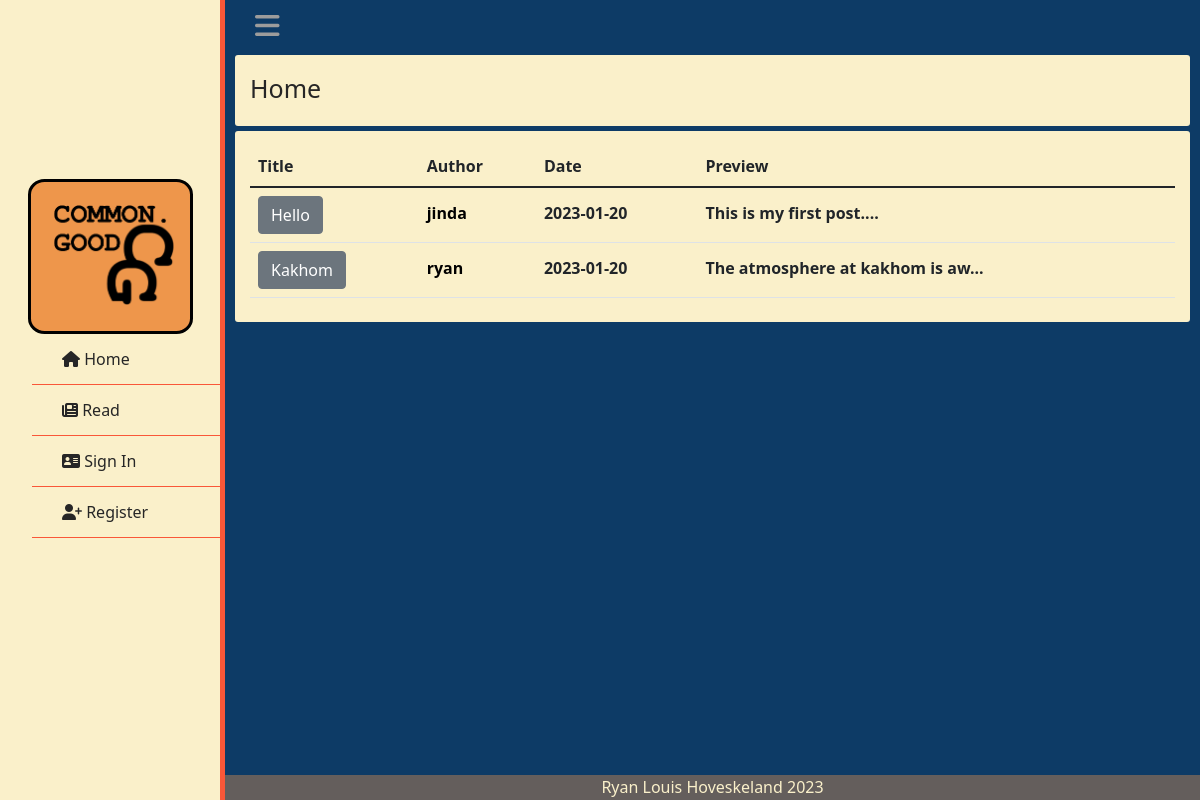
Before: / with the older database file.
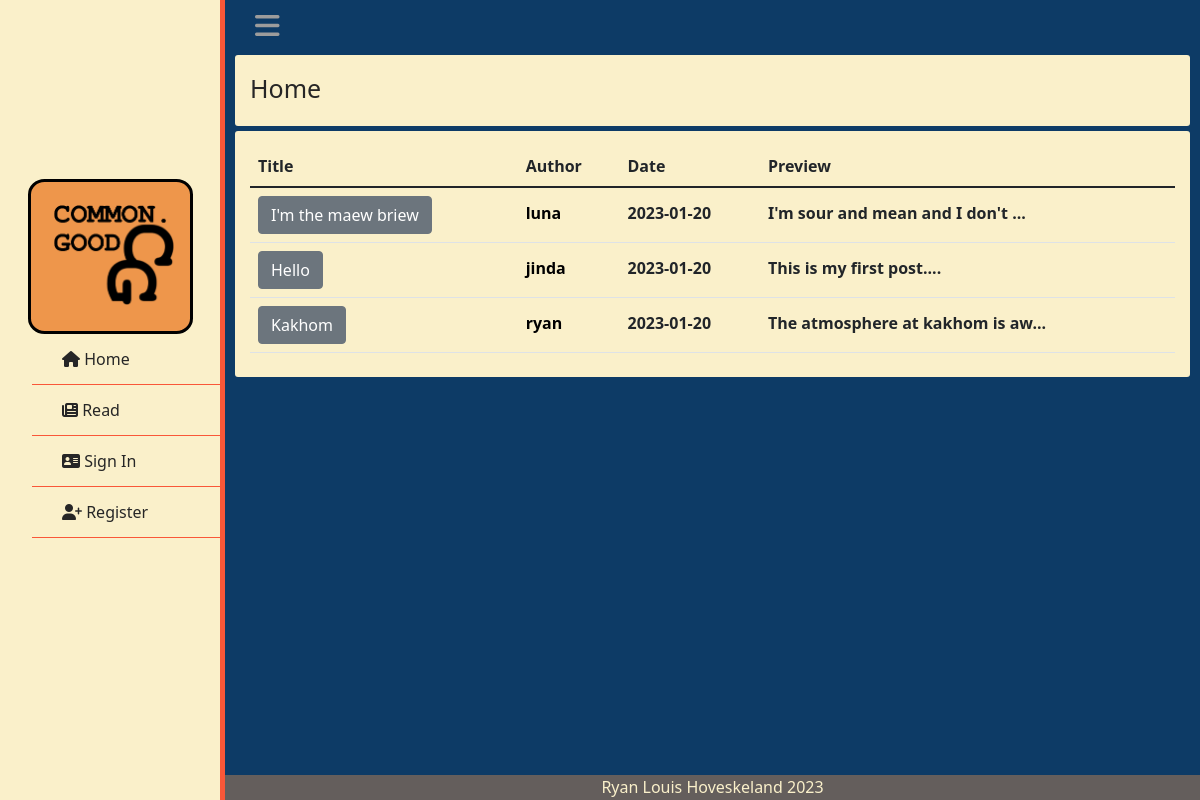
After: the same page with the newer database file.
### tables this page shows
CREATE TABLE posts (user_id INTEGER REFERENCES user(id), post_id INTEGER PRIMARY KEY AUTOINCREMENT, title TEXT NOT NULL, body TEXT NOT NULL, time TIMESTAMP NOT NULL);

CREATE TABLE users (id INTEGER PRIMARY KEY AUTOINCREMENT, username TEXT NOT NULL, hash TEXT NOT NULL, ismod TEXT NOT NULL);

### app.py (the view)
@app.route("/", methods=["GET","POST"])
def index():
    if session.get("username") != None:
        data = select("data.db","SELECT username, title, time, body, post_id, id FROM users JOIN (SELECT DISTINCT title, user_id, body, time, post_id FROM posts JOIN connections ON user_id = friend_id AND friender_id = ? OR user_id = ?) ON id = user_id ORDER BY time DESC;", (session.get("user_id"), session.get("user_id")))
    else:
        data = select("data.db", "SELECT username, title, time, body, post_id, id FROM users JOIN posts ON user_id = id ORDER BY time DESC;")
    for row in data:
        row["time"] = row["time"].split(' ')
    return render_template("index.html", posts=data)

### helpers.py (called while the page is built)
def select(database, query:str, query_variable=None):
    connection = sqlite3.connect(database)
    cur = connection.cursor()
    if not isinstance(query_variable, tuple) and query_variable != None:
        query_variable = tuple([query_variable])
    if query_variable == None:
        cur.execute(query)
    elif len(query_variable) > 1:
        cur.execute(query, query_variable)
    else:
        cur.execute(query, query_variable)
    names = list(map(lambda x: x[0], cur.description))
    db = cur.fetchall()
    dictlist = []
    for row in range(len(db)):
        currow = db[row]
        currowdict = {}
        for col in range(len(currow)):
            currowdict[names[col]] = currow[col]
        dictlist.append(currowdict)
    return dictlist

### templates/index.html (shortened to what this page needs)
{% extends "layout.html" %}
{% block main %}
    <div class="box">
        <p class="formtitle">Home</p>
    </div>
    <div class="box">
        <table class="table">
            <thead>
                <tr>
                    <th scope="col">Title</th>
                    <th scope="col">Author</th>
                    <th scope="col">Date</th>
                    <th scope="col">Preview</th>
                </tr>
            </thead>
            <tbody>
            {% for row in posts: %}
            <tr class="postrow">
                <th scope="row"><form action="/review" method="post"><button class="btn btn-secondary" type="submit" name="id" value="{{ row['post_id'] }}">{{ row["title"] }}</button></form></th>
                <th><form action="/usrprofile" method="post"><button type="submit" name="id" value="{{ row['id'] }}" class="proflink">{{ row["username"] }}</button></form></th>
                <th>{{ row["time"][0] }}</th>
                <th>{{ row["body"][:30] }}...</th>
            </tr>
            {% endfor %}
            </tbody>
        </table>
    </div>
{% endblock %}

### templates/layout.html (shortened to what this page needs)
<!DOCTYPE html>
<html lang="en">
    <head>
        <link href="https://cdn.jsdelivr.net/npm/bootstrap@5.1.3/dist/css/bootstrap.min.css" rel="stylesheet">
        <link href="/static/styles.css" rel="stylesheet">
        <link rel="stylesheet" href="https://use.fontawesome.com/releases/v6.2.1/css/all.css">
    </head>
    <body>
        <div class="wrapper">
            <div class="sidebar">
                <div class="sitename">
                    <p><a href="/"><img id="logo" src="/static/images/ProjectLogo.png" alt="Home"></a></p>
                </div>
                <ul>
                    <li>
                        <a href="/" class="active">
                            <span class="icon"><i class="fa-solid fa-house"></i></span>
                            <span class="item">Home</span>
                        </a>
                    </li>
                    <li>
                        <a href="/read" class="active">
                            <span class="icon"><i class="fa-solid fa-newspaper"></i></span>
                            <span class="item">Read</span>
                        </a>
                    </li>
                    {% if session.get("username") == None %}
                    <li>
                        <a href="/login" class="active">
                            <span class="icon"><i class="fa-solid fa-address-card"></i></span>
                            <span class="item">Sign In</span>
                        </a>
                    </li>
                    <li>
                        <a href="/register" class="active">
                            <span class="icon"><i class="fa-solid fa-user-plus"></i></span>
                            <span class="item">Register</span>
                        </a>
                    </li>
                    {% endif %}
                    <li>
                        <br>
                        <br>
                        <br>
                    </li>
                </ul>
            </div>
            <div class="nav">
                <div class="top_navbar">
                    <div class="hamburger">
                        <a href="#">
                            <i class="fa-solid fa-bars"></i>
                        </a>
                    </div>
                </div>
            </div>
            <div class="mainwrapper">
                {% block main %}
                {% endblock %}
            </div>
        </div>
        <div id="footer">
            <a id="footerlink" href="https://www.github.com/roxensox">Ryan Louis Hoveskeland 2023</a>
        </div>
    </body>
</html>

### static/styles.css (style rules this page uses)
* { list-style: none; text-decoration: none; margin: 0; padding: 0; box-sizing: border-box; font-family: system-ui, -apple-system, BlinkMacSystemFont, 'Segoe UI', Roboto, Oxygen, Ubuntu, Cantarell, 'Open Sans', 'Helvetica Neue', sans-serif; transition: all 0.5s ease; }
.box { background-color: #FAF0CA; padding: 15px 15px 8px 15px; margin-left: 10px; margin-right: 10px; margin-top:5px; margin-bottom: 5px; border-radius: 3px; }
.formtitle { margin-bottom: 10px; font-size: 25px; color: #262626; }
.postrow { vertical-align: baseline; }
.proflink { background-color: #FAF0CA; border: none; font-weight: bold; }
.active { text-decoration: none; color: #262626; transition: none; }
body { background: #0D3B66; }
#footer { text-align:center; margin-bottom: 0; background-color: #ee974b62; position: absolute; bottom: 0px; height: 25px; width: calc(100% - 225px); margin-left: 225px; }
#footerlink { text-decoration: none; color: #FAF0CA; }
#logo { display: block; width: 120px; height: 100px; margin: 10%; }
.mainwrapper { margin-top: 0px; margin-left: 225px; width: calc(100% - 225px); color: #292929; }
.sitename { top: 0; padding: 10px; height: fit-content; background-color: #EE964B; border-radius: 10%; border: 3px solid black; text-align: center; color: white; width: 75%; margin-left: 12.5%; margin-top: 5px; vertical-align: middle; }
.wrapper .sidebar ul li a { display: block; padding: 13px 30px; border-bottom: 1px solid #F95738; position: relative; font-size: 16px; }
.wrapper .sidebar ul li a .icon { display: inline-block; }
.wrapper .sidebar { background: #FAF0CA; position: fixed; width: 225px; height: 100%; left: 0px; border-right: solid #F95738 5px; align-content: center; }
.wrapper .nav { width: calc(100% - 225px); margin-left: 225px; }
.wrapper .nav .top_navbar { height: 50px; display: flex; align-items: center; padding: 0 30px; }
.wrapper .nav .top_navbar .hamburger a { font-size: 28px; color: #9c9c9c; }

Changed rows visible on the page:
added posts: {{ row['post_id'] }} 10 (drawn), title "I'm the maew briew", {{ row['id'] }} 31 (drawn), username "luna", time "2023-01-20", body "I'm sour and mean and I don't"
